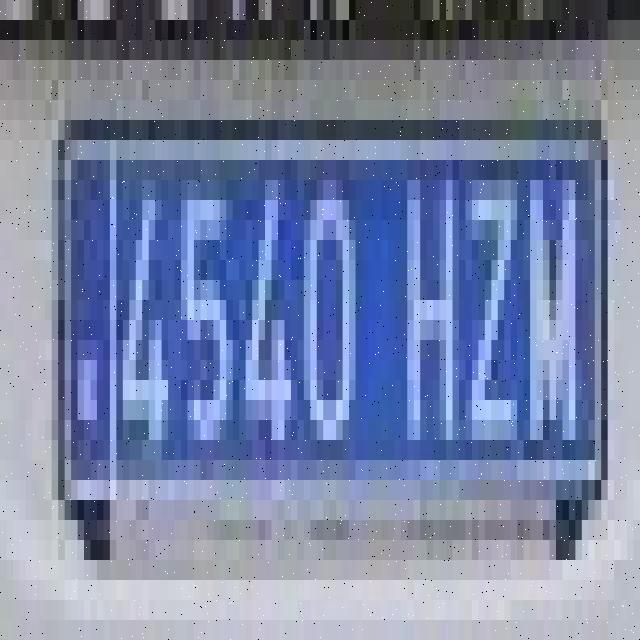
%> input picture archive (1)/plate-license-5/plates/images148_jpg.rf.0ab177819f3afa2141d492554ab5ef26.jpg, 640 x 640 px
$ octave --eval "result = detectPlates(imread('archive (1)/plate-license-5/plates/images148_jpg.rf.0ab177819f3afa2141d492554ab5ef26.jpg'));"   (GNU Octave 9; MATLAB toolbox functions it lacks are replaced by stand-ins)
%> lines starting %> are read from the running program, lines starting %| are printed output that depends on the picture; in (x1, y1, x2, y2) boxes, pixels count from 0 and x2, y2 are one past the last pixel; in counts of white or black regions, pixels touching at a corner belong together; the program's own positions count from 1
function [plateCandidates, processedImages] = detectPlates(img)
    grayImg = rgb2gray(img);
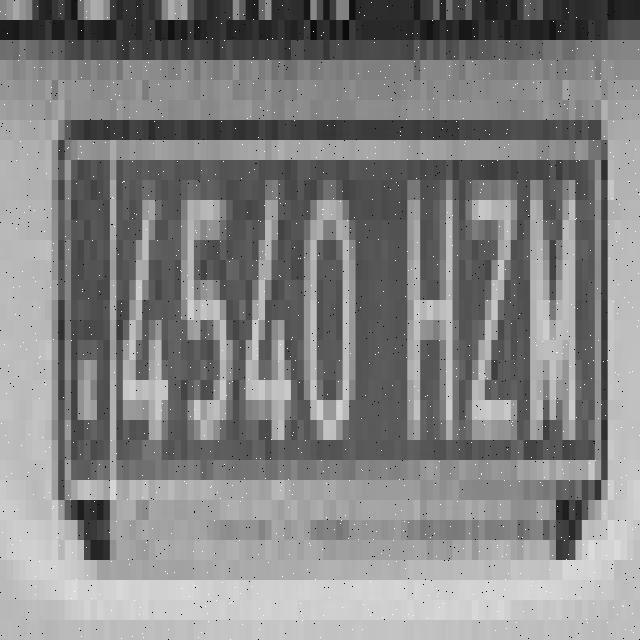
%> grayImg: size 640x640 uint8; min 0, max 255, mean 132
    smoothImg = imgaussfilt(grayImg, 3);
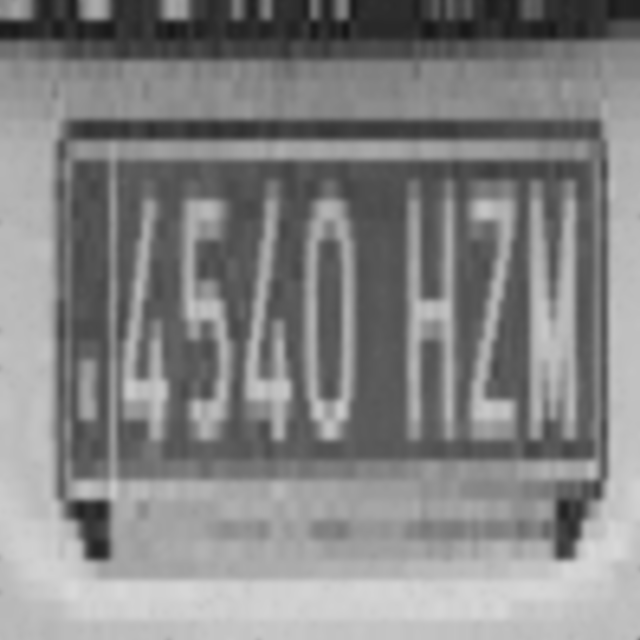
%> smoothImg: size 640x640 uint8; min 21, max 217, mean 132
    edges = edge(smoothImg, 'Canny');
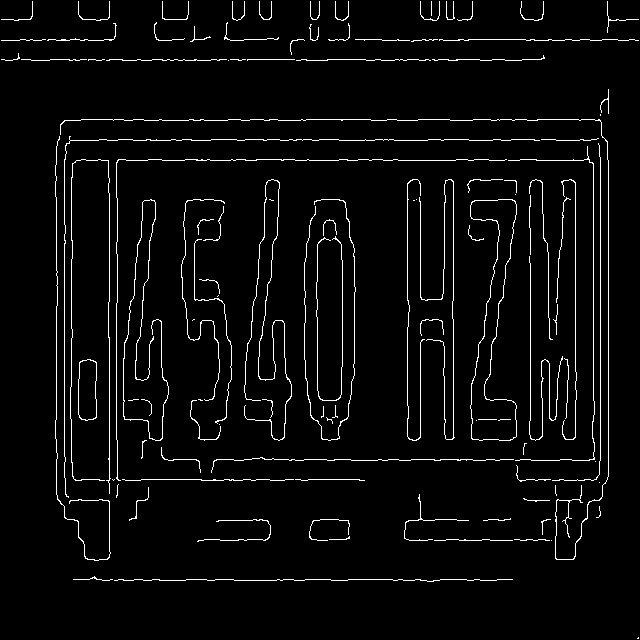
%> edges: size 640x640 logical; 3.8% white in thin lines or dots

    se = strel('rectangle', [5, 15]);
    closedEdges = imclose(edges, se);
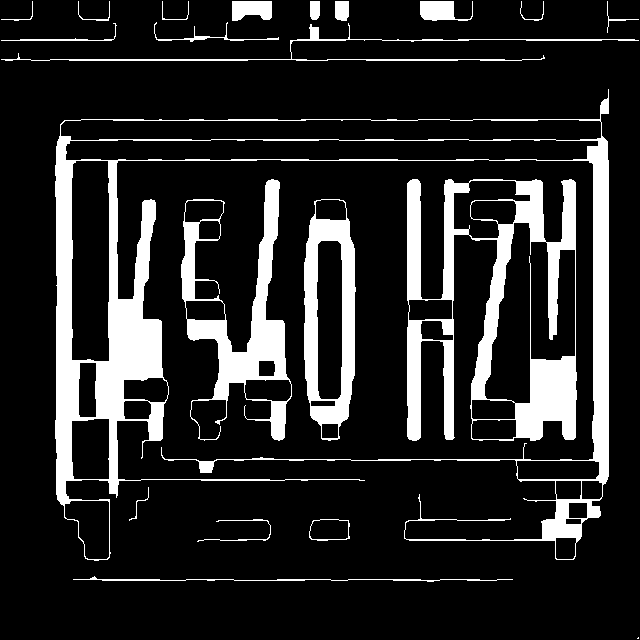
%> closedEdges: size 640x640 logical; 15.3% white; 21 white regions (1 under 20 px)

    cc = bwconncomp(closedEdges);
%> cc = 21 connected components
    stats = regionprops(cc, 'BoundingBox', 'Area', 'Perimeter', 'Eccentricity');
%> stats = 21 regions; largest, box (x1, y1, x2, y2), Area, Eccentricity and Perimeter: (55, 89, 609, 561) 26746 0.851 5316, (407, 179, 577, 441) 16533 0.72 1841.7, (181, 179, 292, 441) 8265 0.869 1466.6, (304, 199, 356, 441) 5955 0.965 533.4, (1, 23, 639, 61) 1560 0.998 1860.3

    plateCandidates = [];
    for k = 1:length(stats)
        area = stats(k).Area;
        perimeter = stats(k).Perimeter;
        bbox = stats(k).BoundingBox;
        eccentricity = stats(k).Eccentricity;

        circularity = 4 * pi * area / (perimeter^2);
        aspectRatio = bbox(3) / bbox(4);

        if area > 500 && circularity < 0.5 && eccentricity > 0.7 && aspectRatio > 2 && aspectRatio < 5
            plateCandidates = [plateCandidates; bbox];
        end
    end
%> this loop made 21 passes
%> (area, perimeter, eccentricity, circularity, aspectRatio, plateCandidates) on pass 18: (689, 165.7, 0.886, 0.315, 2.65, [420.5 1.5 53 20])
%> (area, perimeter, bbox, eccentricity, circularity, aspectRatio) on passes 1 to 6: (55, 93.03, [1.5 1.5 32 20], 0.929, 0.0799, 1.6), (210, 257.3, [1.5 23.5 116 18], 0.996, 0.0399, 6.44), (1560, 1860.3, [1.5 23.5 638 38], 0.998, 0.00566, 16.79), (26746, 5316, [55.5 89.5 554 472], 0.851, 0.0119, 1.17), (594, 868.3, [73.5 576.5 440 6], 1, 0.0099, 73.33), (80, 124.7, [78.5 1.5 32 20], 0.874, 0.0646, 1.6)

    processedImages.original = img;
%> processedImages.original is the input picture: size 640x640x3 uint8; mean R, G, B 119.8, 131.8, 165.1
%> `result = detectPlates(imread('archive (1)/plate-license-5/plates/image..`: result = [420.5 1.5 53 20]
    processedImages.gray = grayImg;
    processedImages.edges = edges;
    processedImages.closedEdges = closedEdges;
end

$ run again, on archive (1)/plate-license-5/plates/00a8d9ab7c3b9c0e2_jpg.rf.5190153ceb91b68bb698d101ae13e23a.jpg
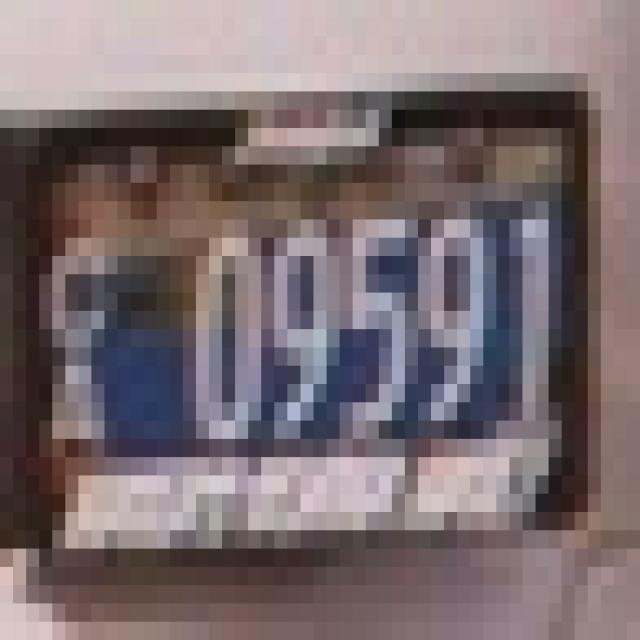
%> input picture archive (1)/plate-license-5/plates/00a8d9ab7c3b9c0e2_jpg.rf.5190153ceb91b68bb698d101ae13e23a.jpg, 640 x 640 px
%> in detectPlates, `edges = edge(smoothImg, 'Canny');`:
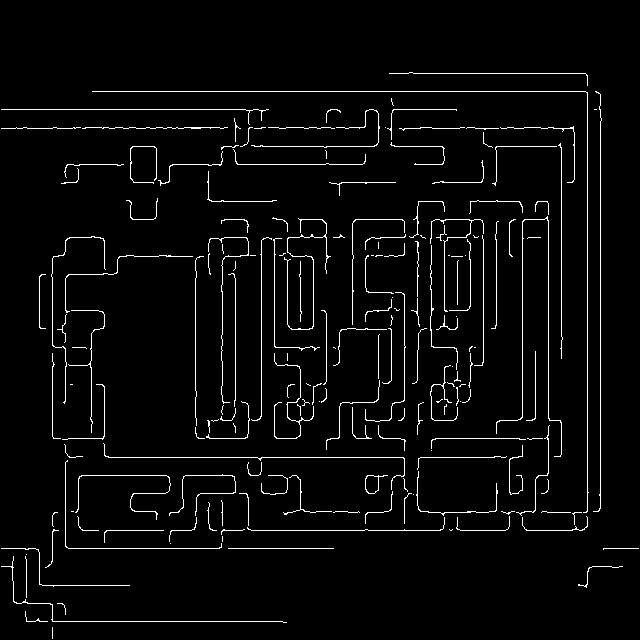
%> edges: size 640x640 logical; 3.5% white in thin lines or dots, all inside (x1, y1, x2, y2) = (1, 72, 639, 639)
%> in detectPlates, `closedEdges = imclose(edges, se);`:
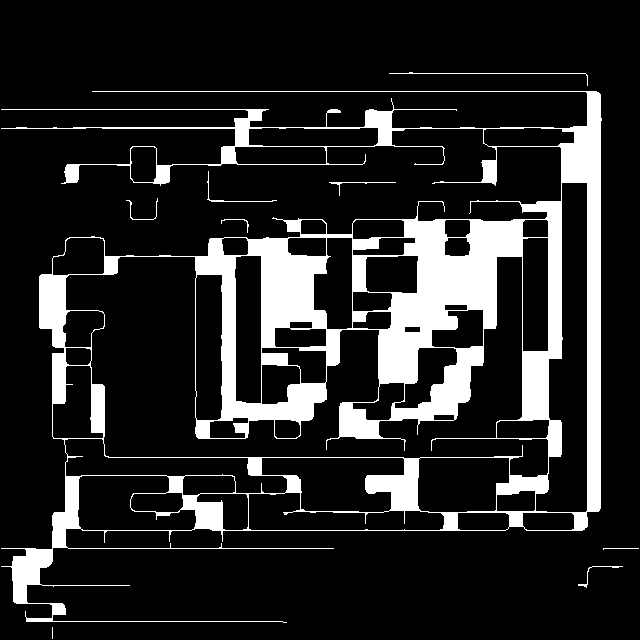
%> closedEdges: size 640x640 logical; 15.3% white; 9 white regions (1 under 20 px)
%> cc = 9 connected components
%> stats = 9 regions; largest, box (x1, y1, x2, y2), Area, Eccentricity and Perimeter: (1, 91, 602, 623) 62186 0.759 7904, (389, 72, 588, 86) 214 1 409.3, (207, 171, 277, 202) 115 0.953 190.8, (329, 182, 396, 196) 94 0.991 151.6, (578, 566, 623, 588) 82 0.951 119.8
%> the loop in detectPlates, `for k = 1:length(stats)` made 9 passes
%> (area, perimeter, bbox, eccentricity, circularity, aspectRatio) on passes 1, 3, 4, 5, 6, 7, 8, 9: (62186, 7904, [1.5 91.5 601 532], 0.759, 0.0125, 1.13), (73, 129.8, [126.5 198.5 32 22], 0.771, 0.0545, 1.45), (115, 190.8, [207.5 171.5 70 31], 0.953, 0.0397, 2.26), (47, 78.97, [221.5 219.5 28 14], 0.952, 0.0947, 2), (94, 151.6, [329.5 182.5 67 14], 0.991, 0.0514, 4.79), (214, 409.3, [389.5 72.5 199 14], 1, 0.0161, 14.21), (82, 119.8, [578.5 566.5 45 22], 0.951, 0.0718, 2.05), (37, 69.73, [603.5 548.5 36 2], 1, 0.0956, 18)
%> in detectPlates, processedImages.original is the input picture: size 640x640x3 uint8; mean R, G, B 122.2, 108.6, 111.9
%> result = []
